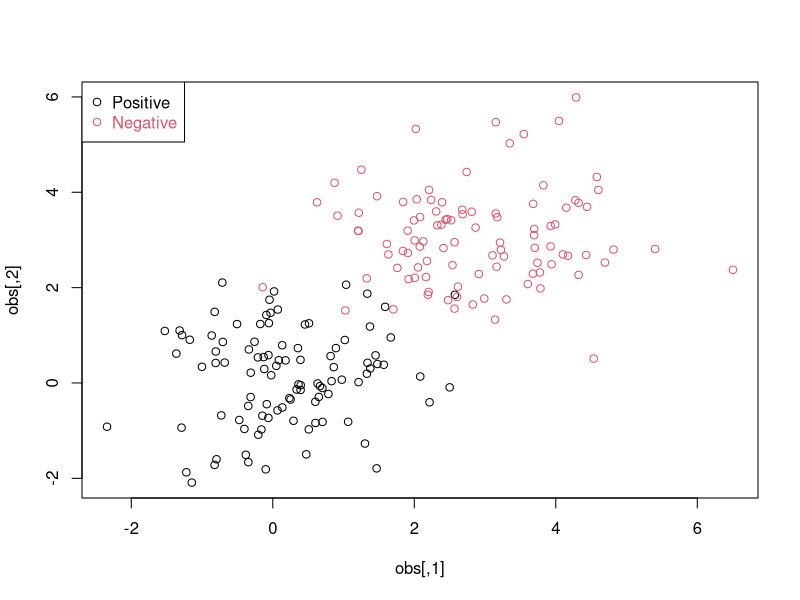
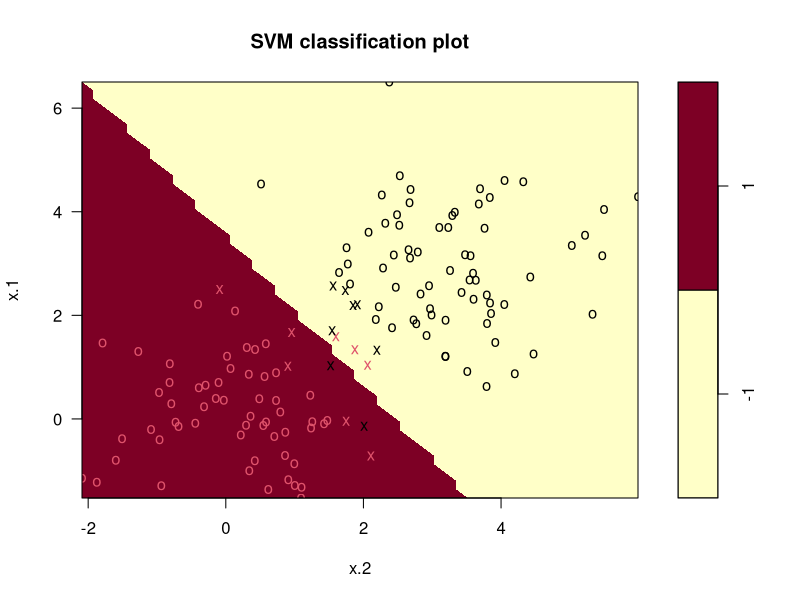
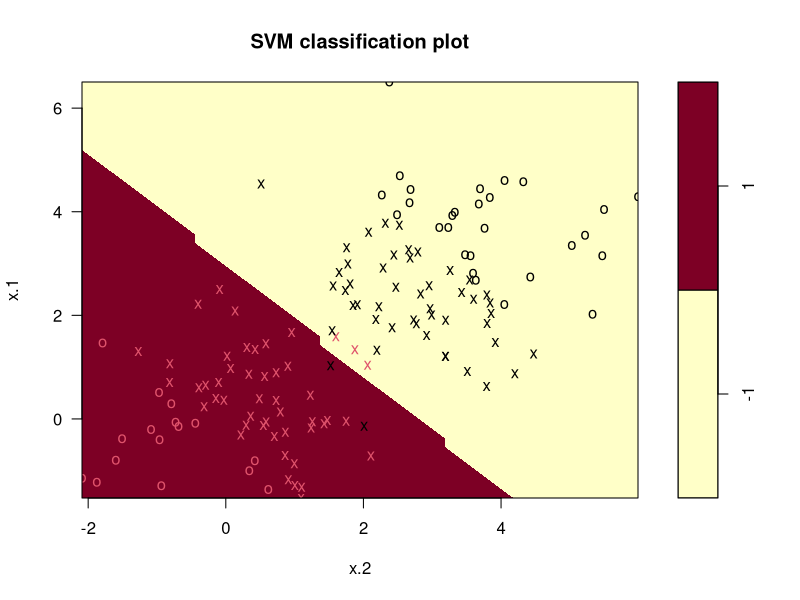
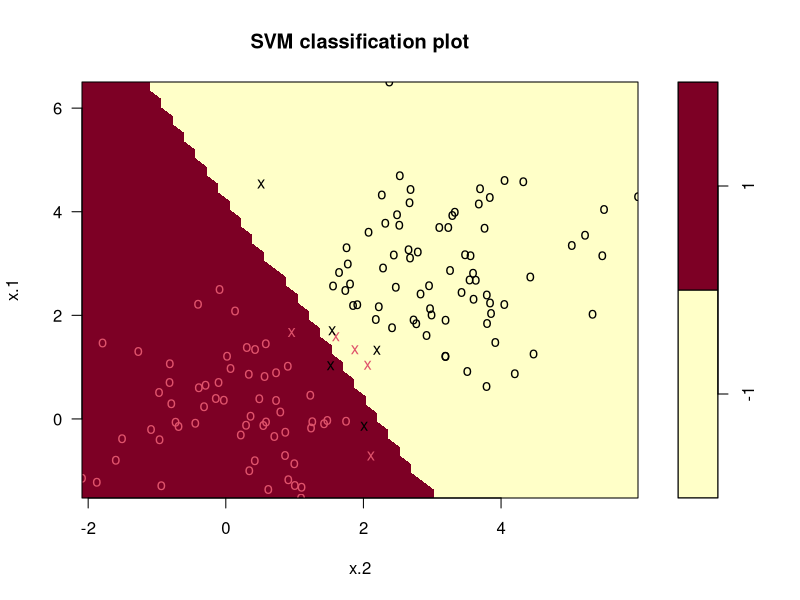

Generate these figures, in order, with R:
# Clear enviroment
rm(list = ls())

# Generate Linearly Separable Data

# Set seed
set.seed(300)

# Observations
observations <- 100

# Features 
feaures <- 2

# Data points for each class
data_points <- observations * feaures

# Cluster means 
pos_mean <- 0
neg_mean <- 3 

postive = matrix(rnorm(data_points, mean = pos_mean), nrow = 100, ncol = 2)
negative = matrix(rnorm(data_points, mean = neg_mean), nrow = 100, ncol = 2)

labels <- c(rep(1, 100), rep(-1, 100))

obs <- rbind(postive, negative)

data <- data.frame(x = obs, y = as.factor(labels))

plot(obs, col=ifelse( labels > 0, 1, 2))
legend("topleft",c("Positive","Negative"),col=seq(2),pch=1,text.col=seq(2))

# Split data into training & test sets

set.seed(300)

train_indices <- sample(200, 200 * 0.7)

training_set <- data[train_indices, ]

test_obs <- obs[-train_indices, ]
test_labels <- labels[-train_indices]



# Part 1: Load SVM Library

#install.packages("e1071")
library(e1071)



# Part 2: Linear SVM with cost = 1

linear_fit_1 = svm(y~.,data = training_set, kernel = "linear",cost = 1)



# Part 3: Report Results

summary(linear_fit_1)

# The results shows that there are 12 spoort vetors



# Part 4: Linear SVM Plot

plot(linear_fit_1, training_set)

# The results show that there are 3 points close to the margin, 1 on the pink side, 2 on the blue



# Part 5: Predictions on Linear Model

# predictions
prediction_linear_1 = predict(linear_fit_1, newdata = test_obs)

# error calculation
mean(prediction_linear_1 != test_labels)


# Part 6: Linear Models with cost 0.01 & 100000

# a: cost = 0.01

# build model
linear_fit_001 = svm(y~.,data = training_set, kernel = "linear",cost = 0.01)

# summary 
summary(linear_fit_001)

# 92 support vectors

# plot
plot(linear_fit_001, training_set)

# similar boundray

# predictions
prediction_linear_001 = predict(linear_fit_001, newdata = test_obs)

# error calculation
mean(prediction_linear_001 != test_labels)

# same error rate


# b: cost = 1e5

# build model
linear_fit_1e5 = svm(y~.,data = training_set, kernel = "linear",cost = 1e5)

# summary 
summary(linear_fit_1e5)

# 8 support vectors

# plot
plot(linear_fit_1e5, training_set)

# Only 2 points close to boundary on pink side

# predictions
prediction_linear_1e5 = predict(linear_fit_1e5, newdata = test_obs)

# error calculation
mean(prediction_linear_1e5 != test_labels)

# same error 



# Part 7: Find Optimal Model

set.seed(1)

# range of cost values
costs <- c(0.001,0.01,0.1,1,5,10,100,1000,10000,1e5)

tuned_fit = tune(svm, y~., data = data ,kernel="linear",ranges=list(costs))


summary(tuned_fit)

# the optimal cost parameter is 0.001
